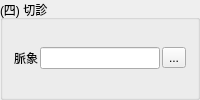
                <widget class="QGroupBox" name="groupBox_11">
                 <property name="title">
                  <string>(四) 切診</string>
                 </property>
                 <property name="flat">
                  <bool>true</bool>
                 </property>
                 <layout class="QVBoxLayout" name="verticalLayout_13">
                  <property name="spacing">
                   <number>2</number>
                  </property>
                  <property name="topMargin">
                   <number>2</number>
                  </property>
                  <property name="bottomMargin">
                   <number>2</number>
                  </property>
                  <item>
                   <layout class="QHBoxLayout" name="horizontalLayout_38">
                    <item>
                     <widget class="QLabel" name="label_62">
                      <property name="text">
                       <string>脈象</string>
                      </property>
                     </widget>
                    </item>
                    <item>
                     <widget class="QLineEdit" name="lineEdit_pulse"/>
                    </item>
                    <item>
                     <widget class="QToolButton" name="toolButton_pulse">
                      <property name="focusPolicy">
                       <enum>Qt::NoFocus</enum>
                      </property>
                      <property name="text">
                       <string>...</string>
                      </property>
                      <property name="icon">
                       <iconset>
                        <normaloff>../icons/preview-file.svg</normaloff>../icons/preview-file.svg</iconset>
                      </property>
                     </widget>
                    </item>
                   </layout>
                  </item>
                 </layout>
                </widget>
